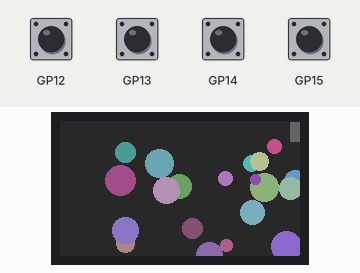
Simulated run of this program. Board: Raspberry Pi Pico running MicroPython. Shown: 240×135 colour display. The test bench sets the inputs (shaded band). Random numbers come from a fixed seed; what the program prints to the serial console is not drawn.

Above: at 1.2 s.
1.3 s: button A pressed for 0.15 s
At 1.7 s:
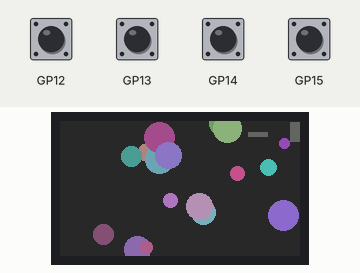
2.0 s: button B pressed for 0.15 s
At 2.32 s:
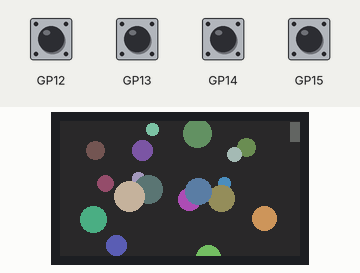
2.7 s: button A pressed for 1 s
At 2.94 s:
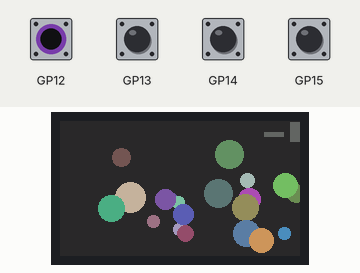
4.3 s: button B pressed for 1 s
At 4.48 s:
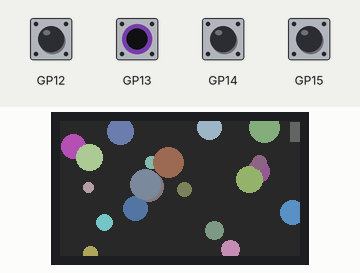
Timing chart, 0 to 6.9 s (numbered marks = the images above; inputs shaded):
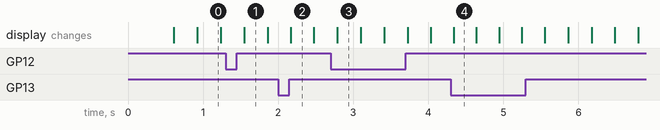

The program:

bubblepop.py
```python
import time, random
import picodisplay as display

width = display.get_width()
height = display.get_height()
maxballs = 20
ballcount = maxballs
display_buffer = bytearray(width * height * 2)  # 2-bytes per pixel (RGB565)
display.init(display_buffer)

display.set_backlight(1.0)


class Ball:
    def __init__(self, x, y, r, dx, dy, pen):
        self.x = x
        self.y = y
        self.r = r
        self.dx = dx
        self.dy = dy
        self.pen = pen

class Bat:
    def __init__(self, y):
        self.y = y

class Missile:
    def __init__(self, x, y):
        self.x = x
        self.y = y
        self.active = False


# initialise shapes
balls = []
for i in range(0, maxballs):
    #r = random.randint(0, 10) + 3
    r = 7
    balls.append(
        Ball(
            random.randint(0,width),
            random.randint(0,height),
            random.randint(0,10) + 5,
            random.randint(0,255) / 128,
            random.randint(0,255) / 128,
            display.create_pen(random.randint(75, 200), random.randint(75, 200), random.randint(75, 200))
        )
    )
bat = Bat(1)
missile = Missile(width-20,0)
#display.set_led(0,150,0)


while True:
    display.set_pen(40, 40, 40)
    display.clear()

    #while ballcount>0:
    print(ballcount)
    for ball in balls:
        ball.x += ball.dx
        ball.y += ball.dy

        if ball.x < 0 or ball.x > width:
            ball.dx *= -1

        if ball.y < 0 or ball.y > height:
            ball.dy *= -1

        if missile.active:
            if(ball.x > missile.x - ball.r and ball.x < missile.x + ball.r) and (ball.y > missile.y - ball.r and ball.y < missile.y + ball.r):
                missile.active=False
                display.set_pen(255,255,255)
                display.circle(int(ball.x), int(ball.y), int(ball.r)+5)
                ball.dx = 0
                ball.dy = 0
                ball.x = 400
                ball.y = 400
                ballcount = ballcount-1
                print(ballcount)#maxballs = maxballs-1

        display.set_pen(ball.pen)
        display.circle(int(ball.x), int(ball.y), int(ball.r))

    if display.is_pressed(display.BUTTON_Y) and bat.y < height- 25:
        bat.y = bat.y +1
    if display.is_pressed(display.BUTTON_X) and bat.y > 0:
        bat.y = bat.y -1
    display.set_pen(100,100,100)
    display.rectangle(width-10,bat.y,10,20)

    if missile.active:
      display.rectangle(missile.x,missile.y, 20, 5)
      if missile.x>-10:
          missile.x -=4
      else:
          missile.active=False
    if display.is_pressed(display.BUTTON_A):
        if not missile.active:
            missile.x=width-20
            missile.y=bat.y+10
        missile.active=True

    if display.is_pressed(display.BUTTON_B):
        balls = []
        ballcount=maxballs
        for i in range(0, maxballs):
            balls.append(
                Ball(
                random.randint(0,width),
                random.randint(0,height),
                random.randint(0,10) + 5,
                random.randint(0,255) / 128,
                random.randint(0,255) / 128,
                display.create_pen(random.randint(75, 200), random.randint(75, 200), random.randint(75, 200))
        )
    )
    display.update()

    #time.sleep(0.01)
```
